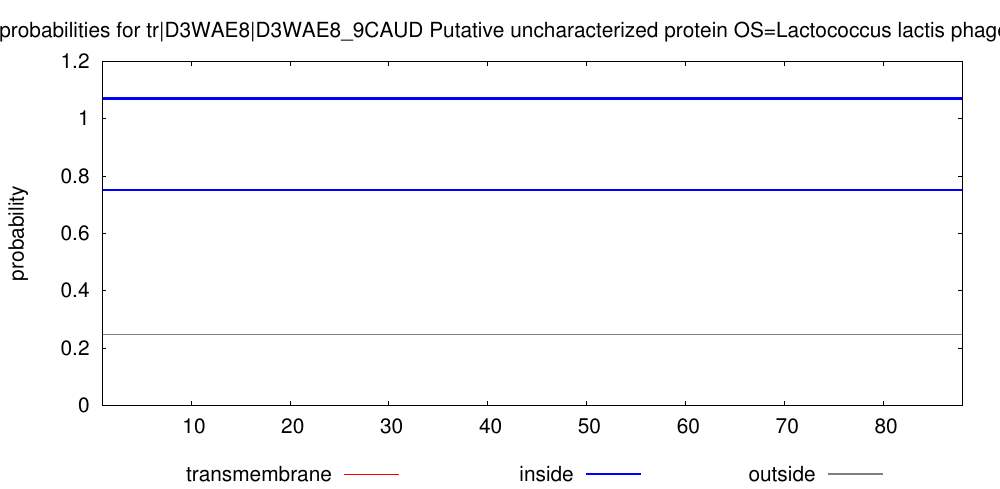

Reproduce this figure in gnuplot.
set arrow from 1,1.07 to 88,1.07 nohead lt 3 lw 10
set key below
set title "TMHMM posterior probabilities for tr|D3WAE8|D3WAE8_9CAUD Putative uncharacterized protein OS=Lactococcus lactis phage p2 PE=4 SV=1 ORF=41"
set yrange [0:1.2]
set size 2., 1.4
#set xlabel "position"
set ylabel "probability"
set xrange [1:88]
# Make the ps plot
set term postscript eps color solid "Helvetica" 30
set output "./TMHMM_9908/tr_D3WAE8_D3WAE8_9CAUD.eps"
plot "./TMHMM_9908/tr_D3WAE8_D3WAE8_9CAUD.plp" using 1:4 title "transmembrane" with impulses lt 1 lw 3, \
"" using 1:3 title "inside" with line lt 3 lw 4, \
"" using 1:5 title "outside" with line lt 9 lw 4
exit
